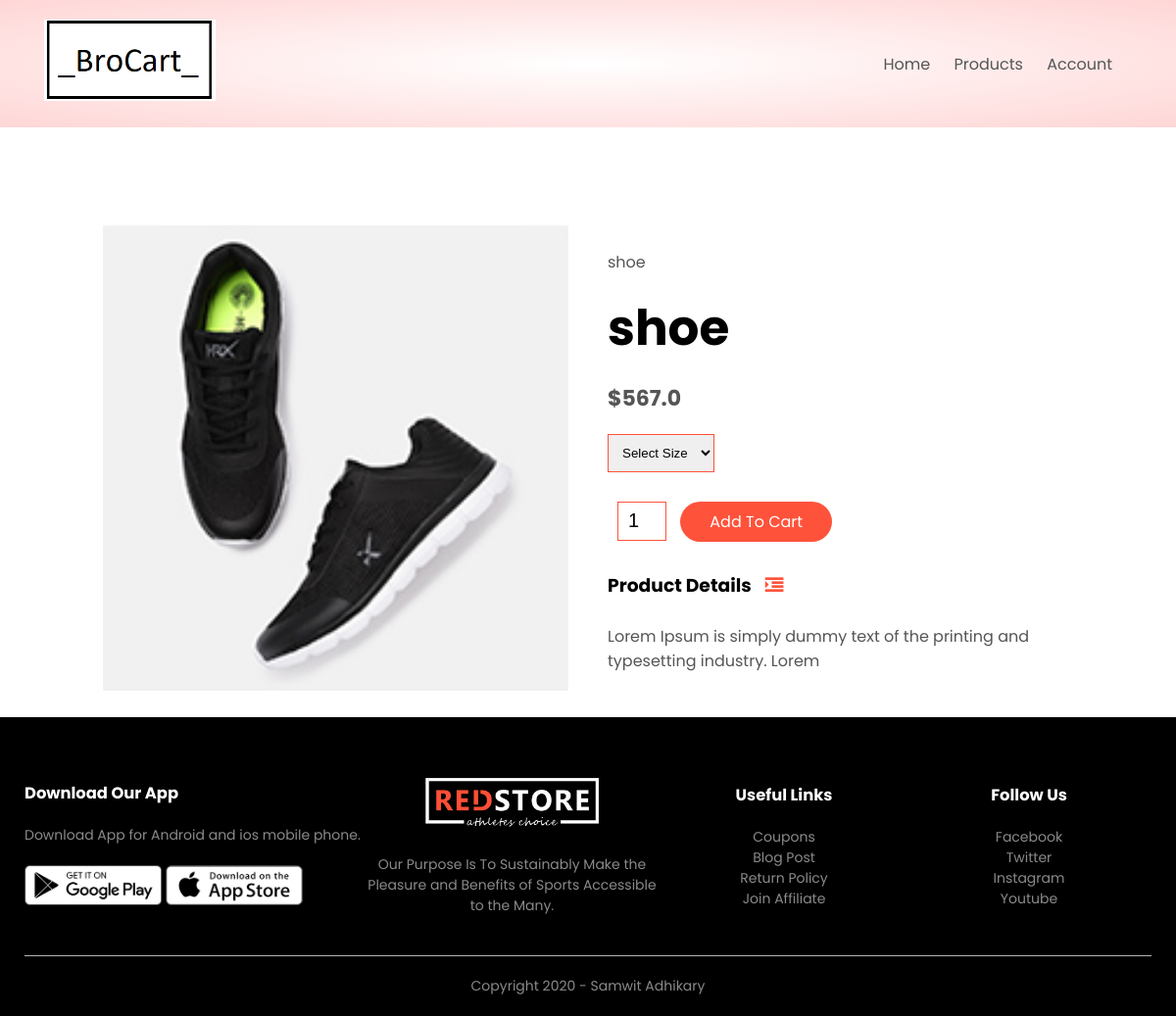
The page /product_details/2 on the database as committed earlier.
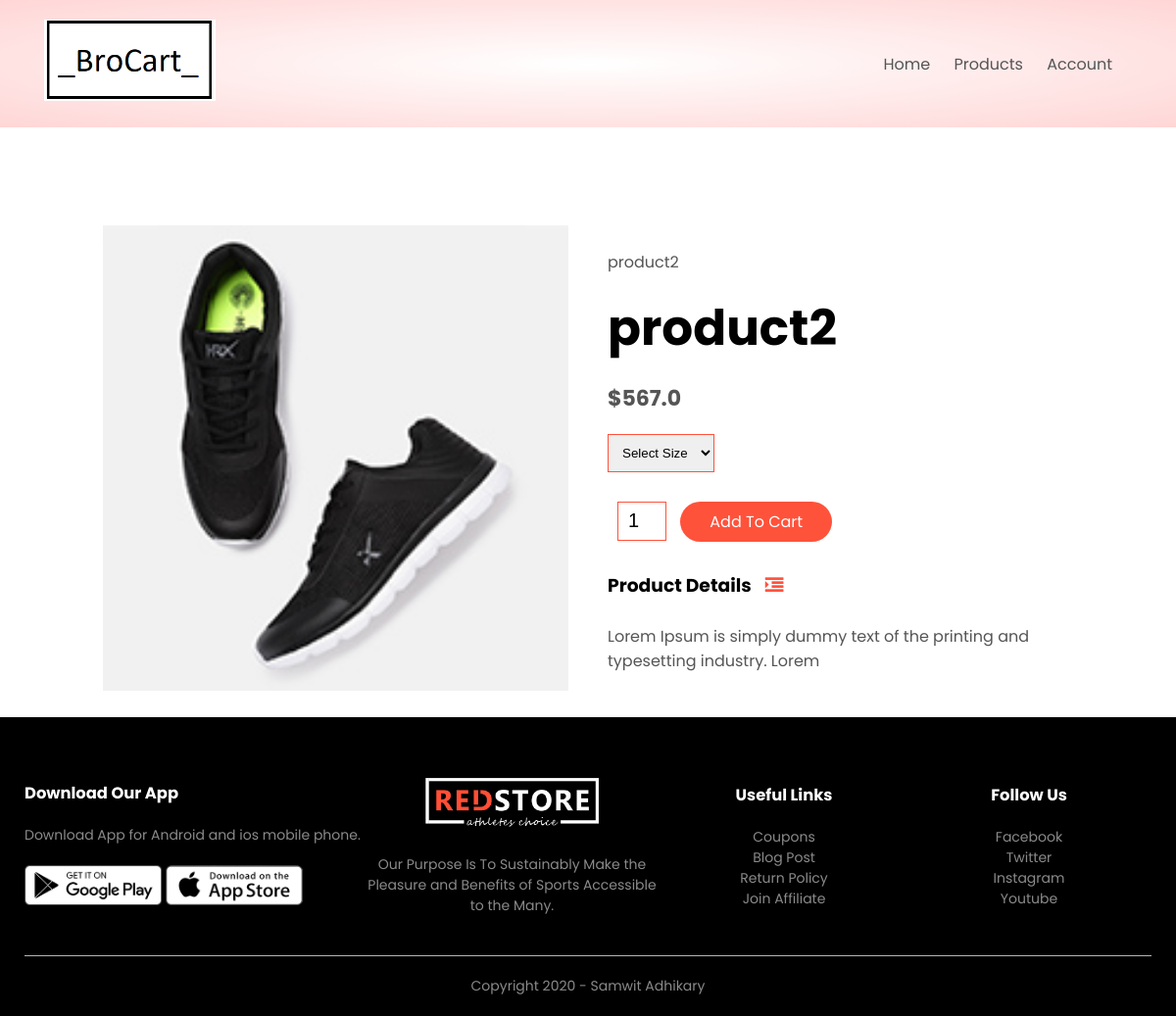
The same page on the database as committed later.
### products/models.py (models this page shows, shortened)
class Product(models.Model):
    LIVE = 1
    DELETE = 0
    DELETE_CHOICES = ((LIVE,'Live'),(DELETE,'Delete'))
    title = models.CharField(max_length=200)
    price = models.FloatField()
    description = models.TextField()
    image = models.ImageField(upload_to='media/')
    priority = models.IntegerField(default=1)
    delete_status = models.IntegerField(choices=DELETE_CHOICES,default=LIVE)
    createt_at = models.DateTimeField(auto_now_add=True)
    updated_at = models.DateTimeField(auto_now=True)

### products/views.py (the view)
# urls.py: path('product_details/<pk>',views.detail_product,name="detail_product")
def detail_product(request,pk):
    product = Product.objects.get(pk=pk)
    context = {'product':product}
    return render(request,'product_detail.html',context)

### templates/product_detail.html
{% extends 'blank_layout.html' %}
{% block content %}
{% include 'product_description.html' %}
{% endblock content %}

### templates/product_description.html (shortened to what this page needs)
{% load static %}
<div class="small-container single-product">
    <div class="row">
        <div class="col-2">
            <img src="{{product.image.url}}" width="100%" id="ProductImg">
        </div>
        <div class="col-2">
            <p>{{ product.title }}</p>
            <h1>{{ product.title }}</h1>
            <h4>${{product.price}}</h4>
            <select>
                <option>Select Size</option>
            </select>
            <input type="number" value="1">
            <a href="" class="btn">Add To Cart</a>
            <h3>Product Details <i class="fa fa-indent"></i></h3>
            <br>
            <p>{{product.description}}</p>
        </div>
    </div>
</div>

Rows that differ between the two databases and show on the page:
changed Product "Lorem Ipsum is simply dummy text of the printing and typesetting industry. Lorem": title "shoe" → "product2"
